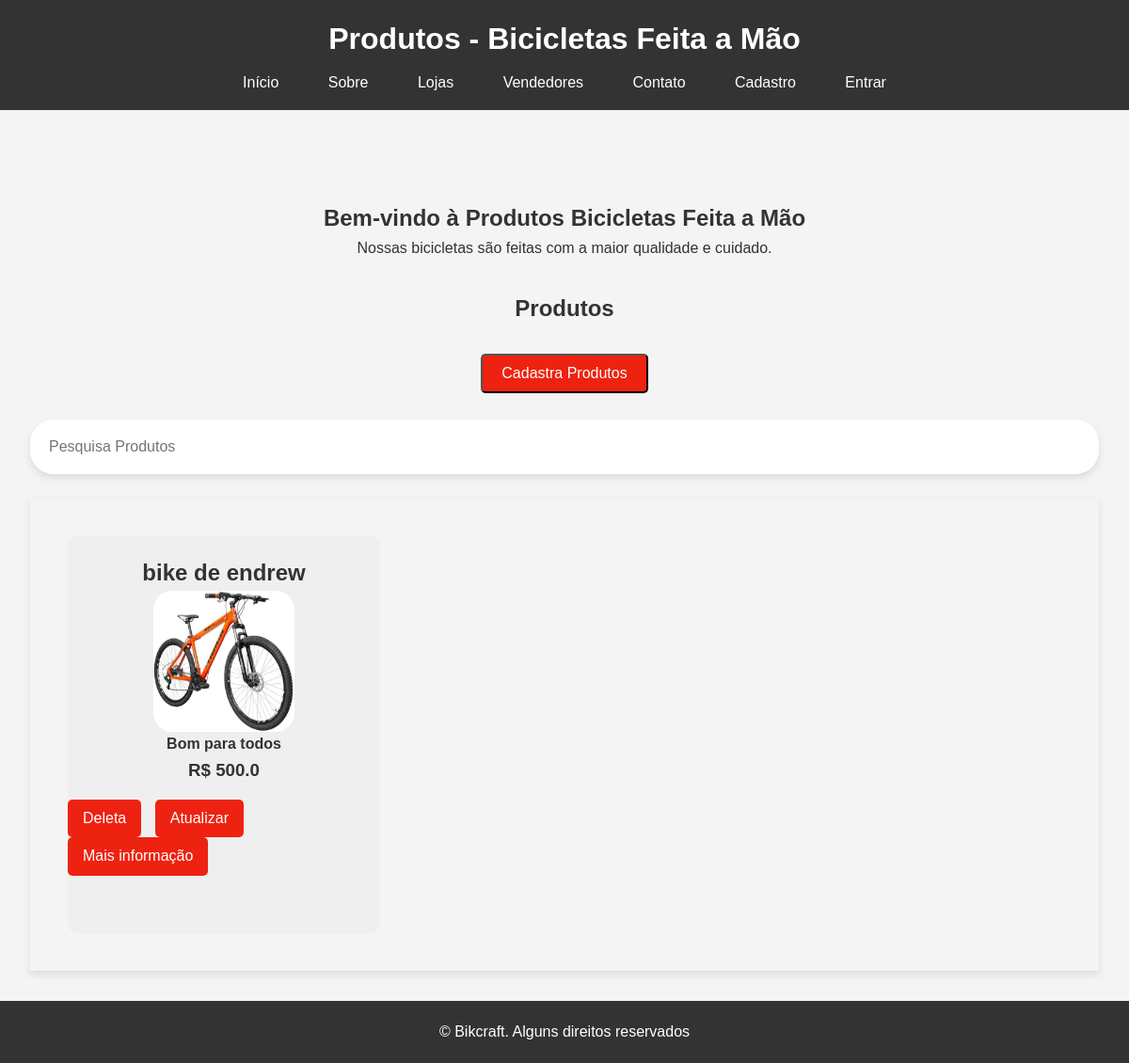
The page /produtos/ on the database as committed earlier.
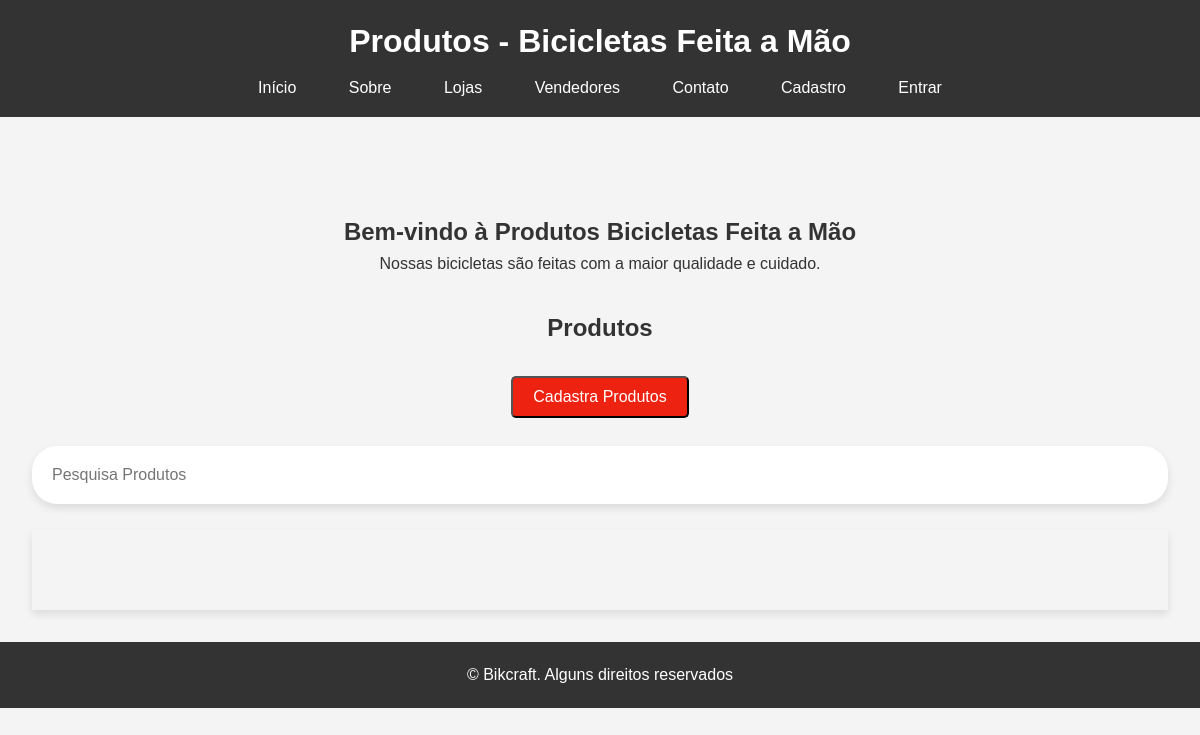
The same page on the database as committed later.
### bikcraft/models.py (models this page shows, shortened)
class Bike(models.Model):
    modelo = models.CharField(max_length=255, verbose_name='Modelo')
    preco = models.FloatField(verbose_name='Preço')
    descricao = models.TextField(verbose_name='Descrição', blank=True, null=True)
    foto = models.ImageField(upload_to='media/bikcraft/', blank=True, null=True, verbose_name='Foto')

### bikcraft/views.py (the view)
# urls.py: path('produtos/', views.produtos, name='pagina-produtos'),
def produtos(request):
    bike = Bike.objects.all()
    search = request.GET.get('search')
    if search:
        bike = bike.filter(modelo__icontains=search)
    return render(request, 'produtos.html', {'produtos': bike})

### bikcraft/templates/produtos.html (shortened to what this page needs)
{% extends "base/produtos.html" %}
{% load static %}
{% block conteudo %}
<main>
    <section id="home">
        <h2><center>Bem-vindo à Produtos Bicicletas Feita a Mão</center></h2>
        <p><center>Nossas bicicletas são feitas com a maior qualidade e cuidado.</center></p>
    </section>
    <h2><center>Produtos</center></h2>
    <br>
    <div class="button-cadastra">
        <a href='{% url "pagina-cadastraprodutos" %}'><button>Cadastra Produtos</button></a>
    </div>
    <br>
    <form class='col-12' method='GET' action='{% url "pagina-produtos" %}'>
        <input type='text' name='search' class='form-control' id='search' placeholder='Pesquisa Produtos'>
    </form>
    <br>
    <section id="products">
        {% for produto in produtos %}
            <div class='product-card'>
                <h2>{{produto.modelo}}</h2>
                <img class='foto' src='{{produto.foto.url}}'/>
                <h4>{{produto.descricao}}</h4>
                <h3> R$ {{produto.preco}}</h3>
                <div class="button-container">
                    <a href='{% url "deleta-produto" produto.id %}'><button>Deleta</button></a>
                    <a id='atualizado' href='{% url "pagina-atualizado" produto.id %}'><button id='atualiza'>Atualizar</button></a>
                    <a href="#"><button>Mais informação</button></a>
                </div>
                <br>
            </div>
        {% endfor %}
    </section>
</main>
{% endblock conteudo %}

Rows that differ between the two databases and show on the page:
removed Bike: modelo "bike de endrew", foto (picture), descricao "Bom para todos", preco "500.0"
